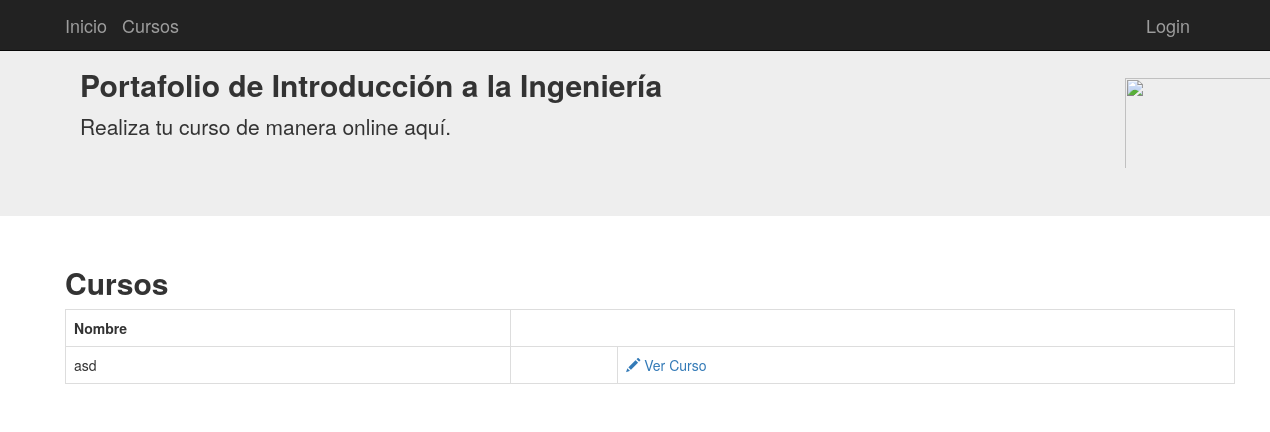
The page /cursos on the database as committed earlier.
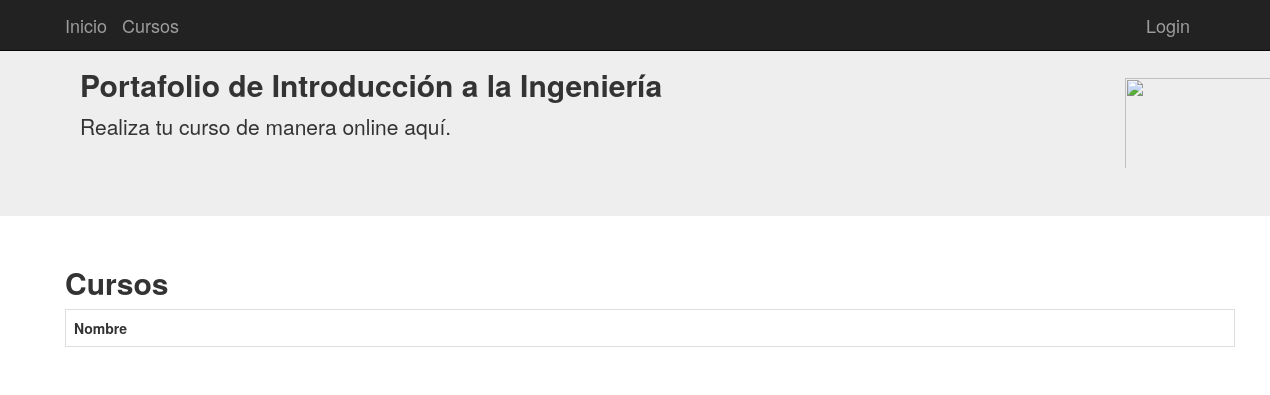
The same page on the database as committed later.
### tables this page shows
CREATE TABLE cursos (
	id INTEGER NOT NULL, 
	nombre VARCHAR(100), 
	PRIMARY KEY (id)
);

### aplicacion/app.py (the view)
@app.route('/cursos')
def cursos():
    from aplicacion.models import Cursos
    cursos = Cursos.query.all()
    return render_template("cursos.html", cursos=cursos)

### aplicacion/templates/cursos.html (shortened to what this page needs)
{% extends "base.html" %}
{% block contenido %}
<div class="container">
  <div class="row">
    <h2><b>Cursos</b></h2>
    <div class="list-group">
      <table class="table table-bordered">
          <tr>
            <th>Nombre</th>
          </tr>
        {% for cur in cursos %}
          <tr>
            <td>{{cur.nombre}}</td>
            <td></td>
          <td><a href="{{url_for('cursos_ver',id=cur.id)}}"><span class="glyphicon glyphicon-pencil"></span> Ver Curso</a></td>
          </tr>
        {% endfor %}
      </table>
    </div>
  </div>
</div>
{% endblock %}

### aplicacion/templates/base.html (shortened to what this page needs)
{% extends "bootstrap/base.html" %}
{% block navbar %}
<nav class="navbar navbar-inverse navbar-fixed-top">
      <div class="container">
        <div class="navbar-header">
          <a class="navbar-brand" href="/">Inicio</a>
          <a class="navbar-brand" href="{{url_for('cursos')}}">Cursos</a>
        </div>
        <div id="navbar" class="navbar-collapse collapse navbar-right">
          {% if current_user.is_authenticated %}
          <a class="navbar-brand " href="/logout"> {{ current_user.username}} (Salir)</a>
          {% else %}
          <a class="navbar-brand " href="/login">Login</a>
          {% endif %}
        </div>
      </div>
    </nav>
    <div class="jumbotron">
      <div class="container">
        <div class="col-md-11">
          <h2> <b>  Portafolio de Introducción a la Ingeniería</b></h2>
          <p>Realiza tu curso de manera online aquí.</p>
        </div>
        <div class="col-md-1">
          <img style="padding-top:30px" height="120" width="170" src="https://git.cromer.cl/UBB/mt/raw/commit/ad0ca3738a645b2049aae4aa610f6b0677792105/src/mt/images/UBBLogo.png">
        </div>
      </div>
    </div>
{% endblock %}
{% block content %}
<div class="container-fluid">
  <div class="row">
  	<div class="container">
	    {% block contenido %}{% endblock %}
  	</div>
 </div>
{% endblock %}

Rows that differ between the two databases and show on the page:
removed cursos: nombre "asd"
